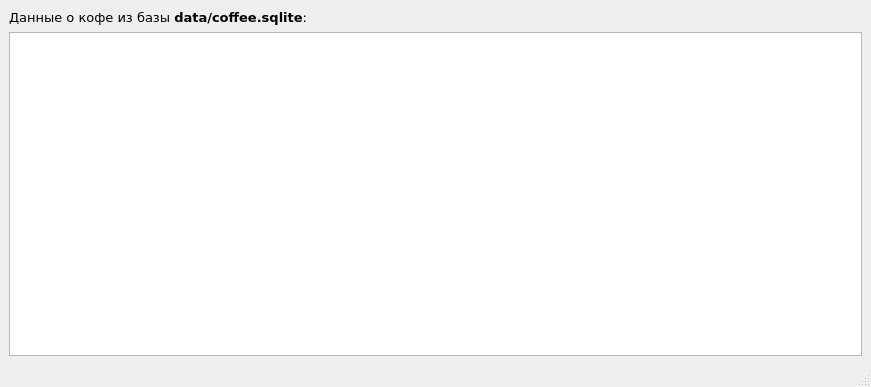
<?xml version="1.0" encoding="UTF-8"?>
<ui version="4.0">
 <class>MainWindow</class>
 <widget class="QMainWindow" name="MainWindow">
  <property name="geometry">
   <rect>
    <x>0</x>
    <y>0</y>
    <width>871</width>
    <height>387</height>
   </rect>
  </property>
  <property name="font">
   <font>
    <family>Verdana</family>
    <pointsize>10</pointsize>
   </font>
  </property>
  <property name="windowTitle">
   <string>Эспрессо</string>
  </property>
  <widget class="QWidget" name="centralwidget">
   <property name="locale">
    <locale language="Russian" country="Russia"/>
   </property>
   <layout class="QGridLayout" name="gridLayout">
    <property name="leftMargin">
     <number>9</number>
    </property>
    <property name="topMargin">
     <number>9</number>
    </property>
    <property name="rightMargin">
     <number>9</number>
    </property>
    <property name="bottomMargin">
     <number>9</number>
    </property>
    <property name="spacing">
     <number>6</number>
    </property>
    <item row="1" column="0">
     <widget class="QTableWidget" name="table">
      <property name="locale">
       <locale language="Russian" country="Russia"/>
      </property>
      <property name="editTriggers">
       <set>QAbstractItemView::NoEditTriggers</set>
      </property>
      <property name="alternatingRowColors">
       <bool>true</bool>
      </property>
      <property name="selectionMode">
       <enum>QAbstractItemView::SingleSelection</enum>
      </property>
      <property name="selectionBehavior">
       <enum>QAbstractItemView::SelectRows</enum>
      </property>
      <property name="wordWrap">
       <bool>false</bool>
      </property>
      <attribute name="verticalHeaderStretchLastSection">
       <bool>false</bool>
      </attribute>
     </widget>
    </item>
    <item row="0" column="0">
     <widget class="QLabel" name="label">
      <property name="sizePolicy">
       <sizepolicy hsizetype="Fixed" vsizetype="Preferred">
        <horstretch>0</horstretch>
        <verstretch>0</verstretch>
       </sizepolicy>
      </property>
      <property name="text">
       <string>&lt;html&gt;&lt;head/&gt;&lt;body&gt;&lt;p&gt;Данные о кофе из базы &lt;span style=&quot; font-weight:600;&quot;&gt;data/coffee.sqlite&lt;/span&gt;:&lt;/p&gt;&lt;/body&gt;&lt;/html&gt;</string>
      </property>
     </widget>
    </item>
   </layout>
  </widget>
  <widget class="QStatusBar" name="statusbar"/>
 </widget>
 <resources/>
 <connections/>
</ui>
